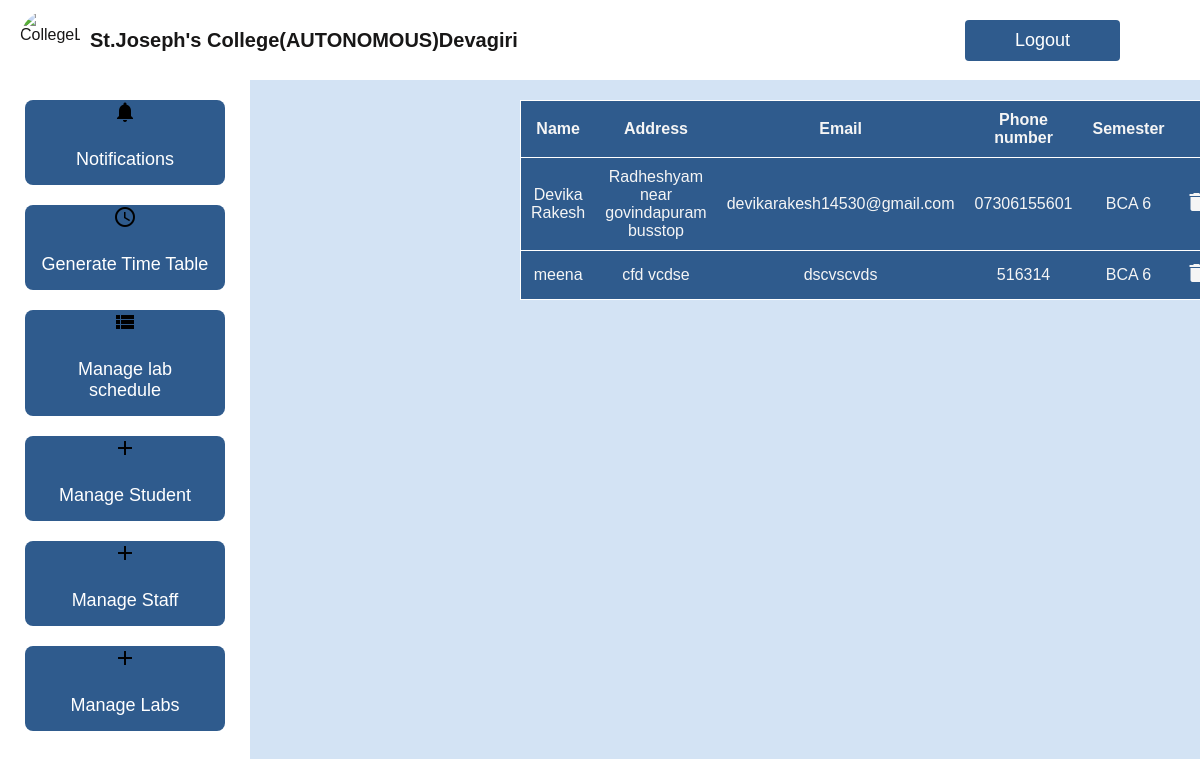
Page /administrator/viewstudent/ on the earlier database version.
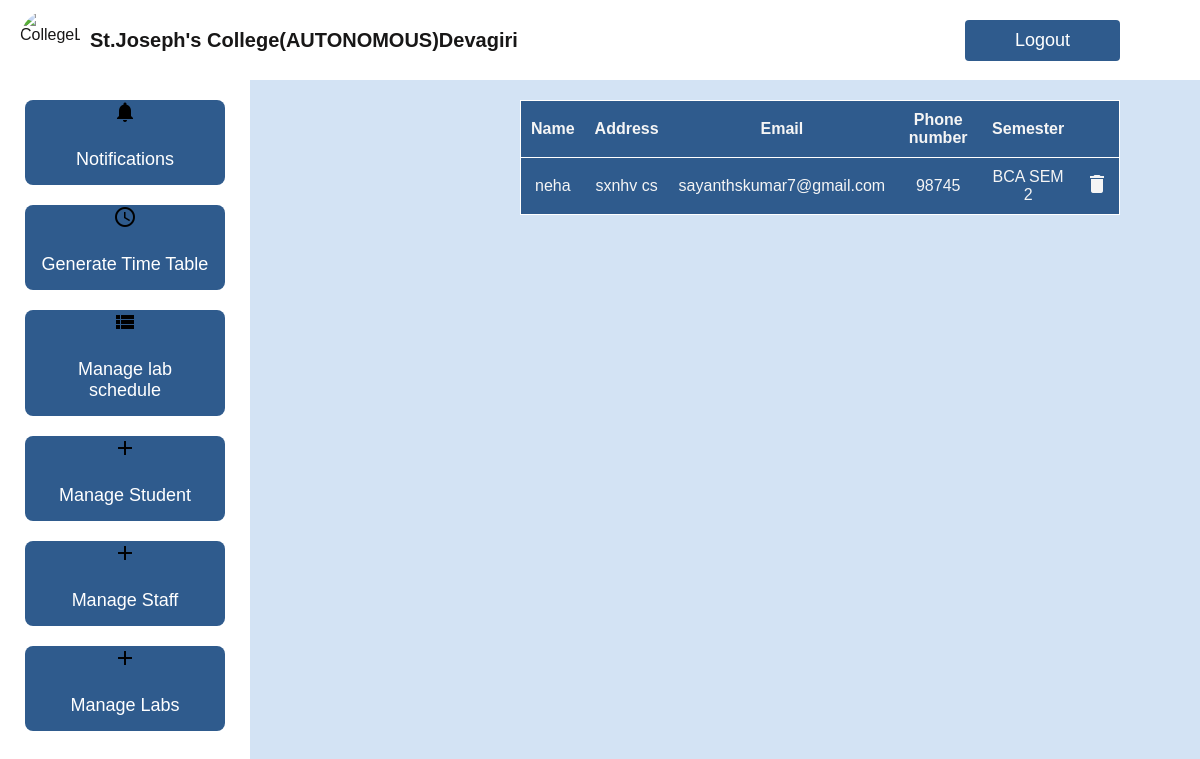
Same page on the later database version.
### administrator/models.py (models this page shows, shortened)
class Student(models.Model):
    loginid=models.ForeignKey(Userprofile,on_delete=models.CASCADE,null=True,blank=True)
    name = models.CharField(max_length=100)
    address=models.CharField(max_length=100)
    semester=models.ForeignKey(Class1,on_delete=models.CASCADE,null=True,blank=True)
    email=models.CharField(max_length=100)
    phone=models.CharField(max_length=100)

class Class1(models.Model):
    Semester = models.CharField(max_length=100)
    subjects = models.ManyToManyField(Subject1)

### administrator/views.py (the view)
# urls.py: path('viewstudent/',ViewStudent.as_view(),name='viewstudent'),
class ViewStudent(View):
  def get(self,request):
    st=Student.objects.all()
    print(st)
    return render(request,'admin/viewstudent.html',{'st':st})

### templates/admin/viewstudent.html (shortened to what this page needs)
{% extends 'admin/adminbase.html' %}
{%block body%}
    <div>
      <table id="table1">
        <tr>
            <th>Name</th>
            <th>Address</th>
            <th>Email</th>
            <th>Phone number</th>
            <th>Semester</th>
          </tr>
          {% for i in st %}
            <tr>
                <td>{{i.name}}</td>
                <td>{{i.address}}</td>
                <td>{{i.email}}</td>
                <td>{{i.phone}}</td>
                <td>{{i.semester.Semester}}</td>
                <td><a href="/administrator/Deletestudent/{{i.id}}"><i class="material-icons" style="color: whitesmoke;">delete</i></a></td>
        </tr>
        {% endfor %}
    </table>
    </div>
{% endblock %}

### templates/admin/adminbase.html (shortened to what this page needs)
<!DOCTYPE html>
<html lang="en">
<head>
</head>
<body>
  <div class="navbar">
    <div class="logo">
      <img src="https://devagiricollege.net/sjc/asset/demo/logo.jpg" alt="CollegeLogo">
      <h1>St.Joseph's College(AUTONOMOUS)Devagiri</h1>
    </div>
    <a href="{% url 'logout' %}"><button class="logout" onclick="logout()">Logout</button></a>
  </div>
  <div class="sidebar">
    <div class="menu-item" id="notificationBtn">
      <i class="material-icons icon">notifications</i>
      <a href="/administrator/viewnotifications/">Notifications</a>
    </div>
    <div class="menu-item" id="timeTableBtn">
      <i class="material-icons icon">schedule</i>
      <a href="/administrator/Generate/"> Generate Time Table</a>
    </div>
    <div class="menu-item" id="viewBookingBtn">
      <i class="material-icons icon">view_list</i>
      <a href="/administrator/ViewAddedlabs/">Manage lab schedule</a>
    </div>
    <div class="menu-item" id="addSlotBtn">
      <i class="material-icons icon">add</i>
      <a href="/administrator/viewstudent/">Manage Student</a>
    </div>
    <div class="menu-item" id="addSemesterBtn">
      <i class="material-icons icon">add</i>
      <a href="/administrator/LabstaffView/">Manage Staff</a>
    </div>
    <div class="menu-item" id="addlabs">
      <i class="material-icons icon">add</i>
      <a href="/administrator/viewlabs/">Manage Labs</a>
    </div>
  </div>
  <div class="r">
    {% block body %}
    {% endblock %}
  </div>
</body>
</html>

### templates/admin/adminbase.html (style rules this page uses)
* { font-family: Arial, sans-serif; margin: 0; padding: 0; box-sizing: border-box; }
body { background: url("D:\ssk.png") no-repeat; background-size: cover; }
.navbar { display: flex; justify-content: space-between; align-items: center; background-color: white; color: rgb(24, 23, 23); padding: 10px 20px; position: fixed; top: 0; width: 100%; z-index: 1000; }
.navbar .logo { display: flex; align-items: center; height: auto; }
.navbar .logo img { height: 60px; width: 60px; border-radius: 65%; object-fit: cover; }
.navbar .logo h1 { margin: 10px; font-size: 20px; }
.navbar .logout { font-size: 18px; cursor: pointer; color: white; background-color: #2f5b8d; border: none; padding: 10px 50px; margin-right: 60px; border-radius: 4px; transition: background-color 0.3s; }
.sidebar { height: calc(100vh - 50px); width: 250px; background-color: white; position: fixed; top: 70px; padding-top: 20px; color: black; display: flex; flex-direction: column; align-items: center; overflow: auto; }
.sidebar .menu-item { width: 80%; background-color: #2f5b8d; margin: 10px 0; border-radius: 8px; overflow: hidden; transition: background-color 0.3s; text-align: center; }
.sidebar a { text-decoration: none; color: white; display: block; padding: 15px; font-size: 18px; }
.sidebar .icon { display: block; margin-bottom: 10px; font-size: 24px; }
body { background-color: rgb(211, 227, 244); }
.r { margin-top: 100px; }

### templates/admin/viewstudent.html (style rules this page uses)
#table1 { width: 50%; border-collapse: collapse; background-color: #2f5b8d; border:1px solid black; margin-left: 520px; }
th,td { padding: 10px; text-align: center; color: whitesmoke; }
tr { border:1px solid white; }
* { font-family: Arial, sans-serif; margin: 0; padding: 0; box-sizing: border-box; }

Differences in the rows shown:
removed Student: name "Devika Rakesh", address "Radheshyam near govindapuram busstop", email "devikarakesh14530@gmail.com", phone "07306155601", semester.Semester "BCA 6"
removed Student: name "meena", address "cfd vcdse", email "dscvscvds", phone "516314", semester.Semester "BCA 6"
added Student: name "neha", address "sxnhv cs", email "sayanthskumar7@gmail.com", phone "98745", semester.Semester "BCA SEM 2"
